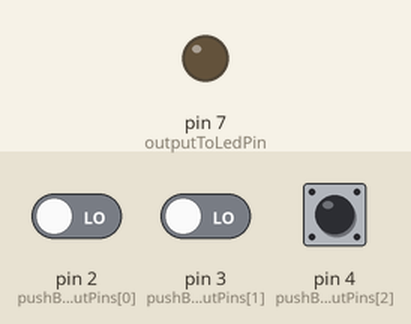
A sketch run on a simulated Arduino Uno, built with avr-gcc and run on an emulated ATmega328P. On the bench: output pins drawn as LEDs (lit = HIGH). The inputs (shaded band) are chosen by the test bench; at power-on: pin 2 (pushButtonInputPins[0]) LOW, pin 3 (pushButtonInputPins[1]) LOW, pin 4 (pushButtonInputPins[2]) LOW.

Above: at 1.6 s.
1.7 s: pin 2 (pushButtonInputPins[0]) driven HIGH and pin 3 (pushButtonInputPins[1]) driven HIGH
At 2.4 s:
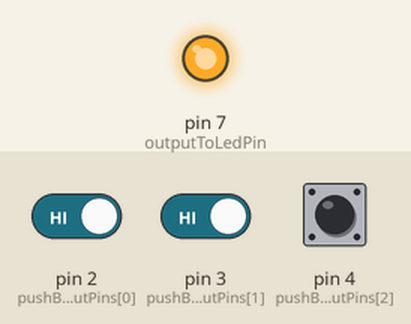
3.5 s: pin 2 (pushButtonInputPins[0]) driven LOW
At 4.8 s:
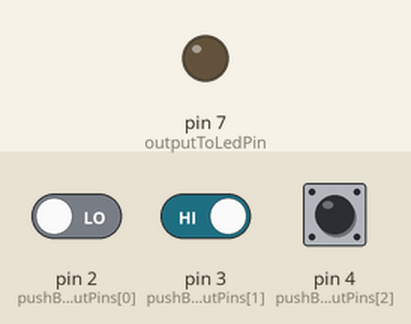
5.1 s: pin 2 (pushButtonInputPins[0]) driven HIGH
At 6.0 s:
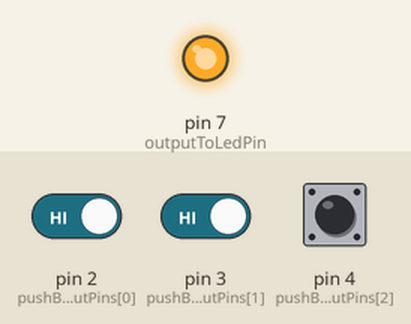
Timing chart, 0 to 8.1 s (numbered marks = the images above; inputs shaded):
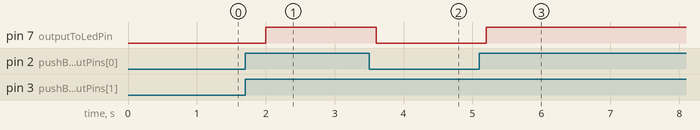

Measured:
- after the input at 1.7 s, pin 7 (outputToLedPin): LOW → HIGH after 0.30 s
- after the input at 3.5 s, pin 7 (outputToLedPin): HIGH → LOW after 0.10 s
- after the input at 5.1 s, pin 7 (outputToLedPin): LOW → HIGH after 0.10 s

The sketch:

003.5._JudgeChallenge.ino
```cpp
byte pushButtonInputPins[3] = {2, 3, 4};
byte outputToLedPin = 7;
byte pushedButtonsCounter;
byte amountOfButtons;

void setup() {
  Serial.begin(9600);
  pinMode(outputToLedPin, OUTPUT);
  amountOfButtons = 3;
  for(int i = 0 ; i < amountOfButtons ; i++ ){
    pinMode(pushButtonInputPins[i], INPUT);
  }
}

void loop() {
  digitalWrite(outputToLedPin, digitalRead(2) + digitalRead(3) + digitalRead(4) >= 2);
  delay(400);
}
```
